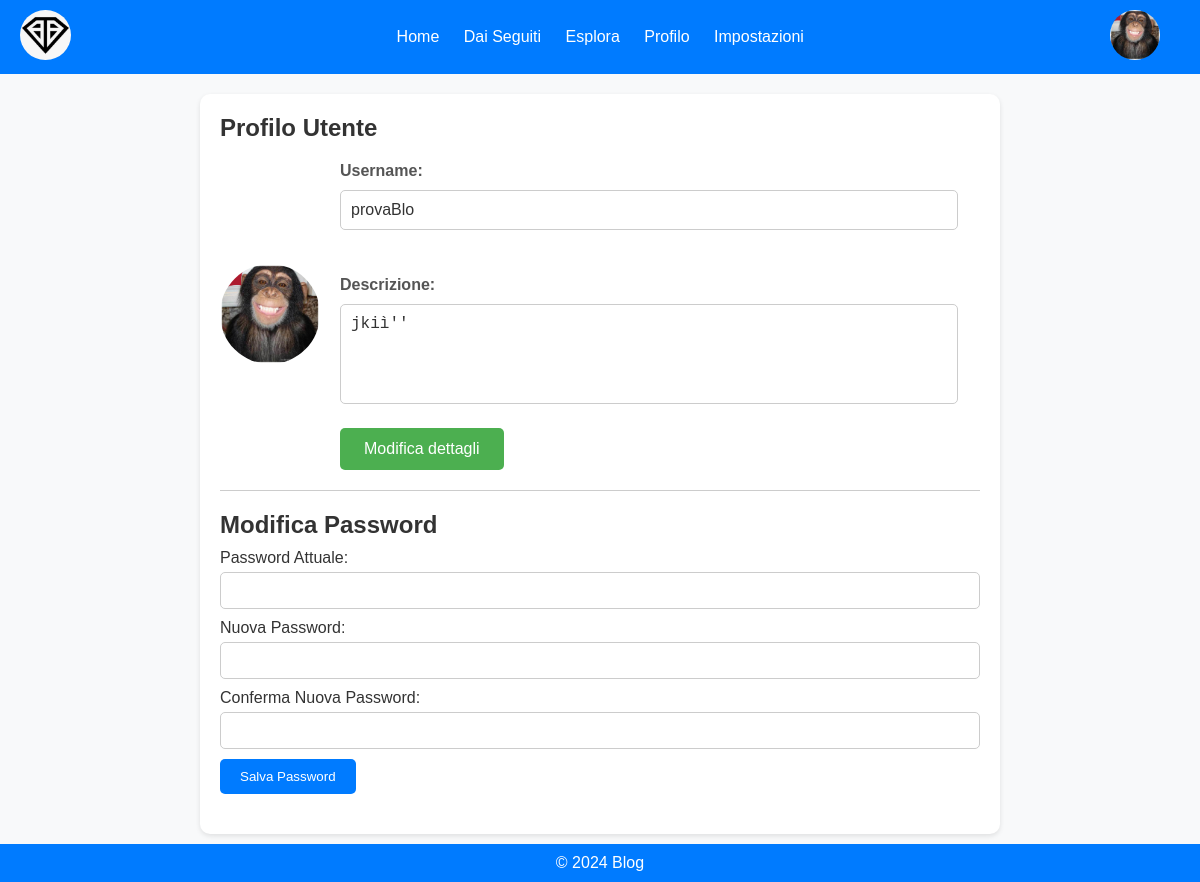
/impostazioni.php (signed in), run on the app's committed database.
### tables this page shows
CREATE TABLE IF NOT EXISTS `userdata` (
  `id` int(11) NOT NULL AUTO_INCREMENT,
  `banner` varchar(255) DEFAULT NULL,
  `descrizione` varchar(255) DEFAULT NULL,
  `idUser` int(11) NOT NULL,
  PRIMARY KEY (`id`),
  KEY `idUser` (`idUser`)
);

### impostazioni.php (the view, shortened to what this page needs)
<?php
if (isset($_SESSION['email']) && isset($_SESSION['password'])) {
    $email = $_SESSION['email'];
    $password = $_SESSION['password'];
} elseif (isset($_COOKIE['email']) && isset($_COOKIE['password'])) {
    $email = $_COOKIE['email'];
    $password = $_COOKIE['password'];
} else {
    header("Location: login/index.html");
    exit();
}
$host = "localhost";
$usernam = "root";
$passwor = "";
$dbname = "blog";
$con = new mysqli($host, $usernam, $passwor, $dbname);
$query = $con->prepare("SELECT userdata.*, login.username FROM login, userdata WHERE login.id = userdata.idUser AND login.email = ? AND login.passworld = ?");
$query->bind_param("ss", $email, $password);
$query->execute();
$result = $query->get_result();
if ($result->num_rows > 0) {
    $row = $result->fetch_assoc();
    $descrizione = $row['descrizione'];
    $username = $row['username'];
}
?>
<!DOCTYPE html>
<html lang="it">
<head>
</head>
<body>
    <?php include ("header.php")?>
    <main>
        <section class="profile">
            <form id="uploadForm" enctype="multipart/form-data" method="POST" action="api_modifica_account.php" onchange="updateUserLogo()">
                <h1>Profilo Utente</h1>
                <div class="user-info">
                    <div class="user-avatar">
                        <img id="userLogoo" style="height: 100px; border-radius: 50%;" src="<?php echo $userLogo; ?>" alt="User Avatar">
                        <label for="fileInput" class="banner-edit-button"></label>
                    </div>
                    <div class="user-details">
                        <label for="username">Username:</label>
                        <input type="text" id="username" required name="username" value="<?php echo $username; ?>">
                        <br>
                        <br>
                        <br>
                        <label for="description">Descrizione:</label>
                        <textarea id="description" placeholder="Una breve descrizione..." name="description" style="resize: none;"><?php echo $descrizione; ?></textarea>
                        <br>
                        <button type="submit" class="edit-details-button">Modifica dettagli</button>
                    </div>
                </div>
            </form>
            <div class="password">
                <h2>Modifica Password</h2>
                <form action="change_password.php" onsubmit="return isValid()" method="POST">
                    <label for="current-password">Password Attuale:</label>
                    <input type="password" required id="current-password" name="current-password">
                    <label for="new-password">Nuova Password:</label>
                    <input type="password" required id="new-password" name="new-password">
                    <label for="confirmPass">Conferma Nuova Password:</label>
                    <input type="password" required id="confirm-new-password" name="confirmPass">
                    <button type="submit">Salva Password</button>
                </form>
            </div>
        </section>
    </main>
    <footer>
        <p>&copy; 2024 Blog</p>
    </footer>
</body>
</html>

### header.php (shortened to what this page needs)
<?php
    if (isset($_SESSION['email']) && isset($_SESSION['password'])) {
        $email = $_SESSION['email'];
        $password = $_SESSION['password'];
    } elseif (isset($_COOKIE['email']) && isset($_COOKIE['password'])) {
        $email = $_COOKIE['email'];
        $password = $_COOKIE['password'];
    } else {
        header("Location: login/index.html");
        exit();
    }
    $host = "localhost";
    $usernam = "root";
    $passwor = "";
    $dbname = "blog";
    $con = mysqli_connect($host, $usernam, $passwor, $dbname);
    $query = "SELECT userdata.banner FROM login, userdata WHERE login.id = userdata.idUser AND login.email = '$email' AND login.passworld = '$password';";
    $result = mysqli_query($con, $query);
    if (mysqli_num_rows($result) > 0) {
        $row = mysqli_fetch_assoc($result);
        $banner = $row['banner'];
        $userLogo = $banner;
    } else {
        $userLogo = 'https://thestatestimes.com/storage/post_display/20201213175850n562a.jpg';
    }
?>
<header>
    <div class="logo">
        <img style="border-radius: 50%;" src="IMG-20190831-WA0002.jpg" alt="Logo">
    </div>
    <nav>
        <ul>
            <li><a href="http://localhost/socialMedia/home.php">Home</a></li>
            <li><a href="#">Dai Seguiti</a></li>
            <li><a href="#">Esplora</a></li>
            <li><a href="#">Profilo</a></li>
            <li><a href="http://localhost/socialMedia/impostazioni.php">Impostazioni</a></li>
        </ul>
    </nav>
    <div class="user-banner" style="margin-right: 20px;">
        <img id="userLogo" onclick="toggleProfileMenu()" style="height: 50px; width: 50px; border-radius: 50%;" src="<?php echo $userLogo?>" alt="User Icon">
    </div>
</header>

### impostazioni.php (style rules this page uses)
* { margin: 0; padding: 0; box-sizing: border-box; }
body { font-family: Arial, sans-serif; background-color: #f8f9fa; color: #333; min-height: 100vh; }
header { background-color: #007bff; color: #fff; padding: 10px 20px; display: flex; justify-content: space-between; align-items: center; }
.logo img { height: 50px; }
nav ul { list-style-type: none; }
nav ul li { display: inline; margin-left: 20px; }
nav ul li a { text-decoration: none; color: #fff; }
.user-banner img { height: 50px; border-radius: 50%; }
main { max-width: 800px; margin: 20px auto; padding: 20px; background-color: #fff; border-radius: 10px; box-shadow: 0 2px 5px rgba(0, 0, 0, 0.1); min-height: calc(100vh - 80px); margin-bottom: 10px; }
.profile { margin-bottom: 20px; }
.profile h1 { margin-bottom: 20px; }
.user-info { display: flex; align-items: center; margin-bottom: 20px; }
.user-avatar { position: relative; margin-right: 20px; }
.user-avatar img { width: 100px; height: 100px; border-radius: 50%; }
.banner-edit-button { position: absolute; bottom: 0; right: 0; width: 30px; height: 45px; background-image: url('https://images-wixmp-ed30a86b8c4ca887773594c2.wixmp.com/f/5ef95353-9f74-45ba-a400-5494417ca165/ddmcdr5-d973f8f4-425c-4c29-9ff0-a7ded220a78a.png?token=eyJ0eXAiOiJKV1QiLCJhbGciOiJIUzI1NiJ9.eyJzdWIiOiJ1cm46YXBwOjdlMGQxODg5ODIyNjQzNzNhNWYwZDQxNWVhMGQyNmUwIiwiaXNzIjoidXJuOmFwcDo3ZTBkMTg4OTgyMjY0MzczYTVmMGQ0MTVlYTBkMjZlMCIsIm9iaiI6W1t7InBhdGgiOiJcL2ZcLzVlZjk1MzUzLTlmNzQtNDViYS1hNDAwLTU0OTQ0MTdjYTE2NVwvZGRtY2RyNS1kOTczZjhmNC00MjVjLTRjMjktOWZmMC1hN2RlZDIyMGE3OGEucG5nIn1dXSwiYXVkIjpbInVybjpzZXJ2aWNlOmZpbGUuZG93bmxvYWQiXX0.A53txybOuMUARZCnYA74VGXBzPcYDwwU07q2R-eN-CA'); background-size: cover; background-position: center; background-repeat: no-repeat; border: none; padding: 0; margin: 0; transition: transform 0.3s ease-in-out; cursor: pointer; border-radius: 2px; }
.user-details { flex: 1; font-family: 'Arial', sans-serif; font-size: 16px; color: #555; }
.user-details label { display: block; margin-bottom: 10px; font-weight: bold; }
.user-details input[type="text"], .user-details textarea { width: calc(100% - 22px); padding: 10px; margin-bottom: 10px; border: 1px solid #ccc; border-radius: 5px; font-size: 16px; color: #333; }
.user-details textarea { height: 100px; }
.user-details .edit-details-button { padding: 12px 24px; background-color: #4CAF50; color: white; border: none; border-radius: 5px; cursor: pointer; font-size: 16px; transition: background-color 0.3s ease; }
.user-details input[type="text"]::placeholder, .user-details textarea::placeholder { color: #999; }
.edit-details-button { margin-top: 10px; }
.password { border-top: 1px solid #ccc; padding-top: 20px; }
.password h2 { margin-bottom: 10px; }
.password form label { display: block; margin-bottom: 5px; }
.password form input[type="password"] { width: 100%; padding: 10px; margin-bottom: 10px; border: 1px solid #ccc; border-radius: 5px; }
.password form button { padding: 10px 20px; background-color: #007bff; color: #fff; border: none; border-radius: 5px; cursor: pointer; }
footer { position: relative; bottom: 0; width: 100%; text-align: center; padding: 10px; background-color: #007bff; color: #fff; }

### data on the page
userdata: banner (picture), username "provaBlo", description "jkiì''"
